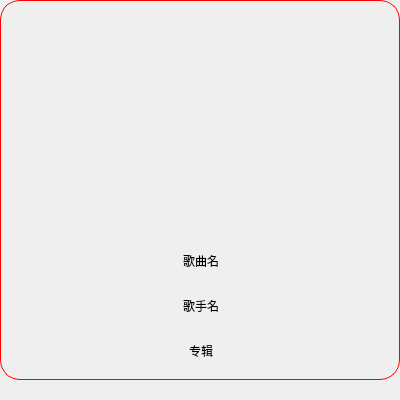
<?xml version="1.0" encoding="UTF-8"?>
<ui version="4.0">
 <class>MusicInfoWidgetClass</class>
 <widget class="QWidget" name="MusicInfoWidgetClass">
  <property name="geometry">
   <rect>
    <x>0</x>
    <y>0</y>
    <width>400</width>
    <height>400</height>
   </rect>
  </property>
  <property name="minimumSize">
   <size>
    <width>0</width>
    <height>0</height>
   </size>
  </property>
  <property name="maximumSize">
   <size>
    <width>16777215</width>
    <height>16777215</height>
   </size>
  </property>
  <property name="windowTitle">
   <string>MusicInfoWidget</string>
  </property>
  <property name="styleSheet">
   <string notr="true">#stacked_info
{
	border: 1px solid red;
	border-radius: 20px;
}
</string>
  </property>
  <layout class="QVBoxLayout" name="verticalLayout">
   <property name="spacing">
    <number>0</number>
   </property>
   <property name="leftMargin">
    <number>0</number>
   </property>
   <property name="topMargin">
    <number>0</number>
   </property>
   <property name="rightMargin">
    <number>0</number>
   </property>
   <property name="bottomMargin">
    <number>20</number>
   </property>
   <item>
    <widget class="QStackedWidget" name="stacked_info">
     <property name="font">
      <font>
       <family>Microsoft YaHei UI</family>
      </font>
     </property>
     <property name="currentIndex">
      <number>0</number>
     </property>
     <widget class="QWidget" name="page_music_info">
      <widget class="QLabel" name="label_image">
       <property name="geometry">
        <rect>
         <x>110</x>
         <y>45</y>
         <width>180</width>
         <height>180</height>
        </rect>
       </property>
       <property name="font">
        <font>
         <family>Microsoft YaHei UI</family>
        </font>
       </property>
       <property name="text">
        <string/>
       </property>
       <property name="scaledContents">
        <bool>true</bool>
       </property>
       <property name="alignment">
        <set>Qt::AlignCenter</set>
       </property>
       <property name="wordWrap">
        <bool>false</bool>
       </property>
      </widget>
      <widget class="QLabel" name="label_sound_name">
       <property name="geometry">
        <rect>
         <x>0</x>
         <y>250</y>
         <width>400</width>
         <height>20</height>
        </rect>
       </property>
       <property name="font">
        <font>
         <family>Microsoft YaHei UI</family>
        </font>
       </property>
       <property name="text">
        <string>歌曲名</string>
       </property>
       <property name="alignment">
        <set>Qt::AlignCenter</set>
       </property>
      </widget>
      <widget class="QLabel" name="label_singer">
       <property name="geometry">
        <rect>
         <x>0</x>
         <y>295</y>
         <width>400</width>
         <height>20</height>
        </rect>
       </property>
       <property name="font">
        <font>
         <family>Microsoft YaHei UI</family>
        </font>
       </property>
       <property name="text">
        <string>歌手名</string>
       </property>
       <property name="alignment">
        <set>Qt::AlignCenter</set>
       </property>
      </widget>
      <widget class="QLabel" name="label_album">
       <property name="geometry">
        <rect>
         <x>0</x>
         <y>340</y>
         <width>400</width>
         <height>20</height>
        </rect>
       </property>
       <property name="font">
        <font>
         <family>Microsoft YaHei UI</family>
        </font>
       </property>
       <property name="text">
        <string>专辑</string>
       </property>
       <property name="alignment">
        <set>Qt::AlignCenter</set>
       </property>
      </widget>
      <widget class="QLabel" name="label_background">
       <property name="geometry">
        <rect>
         <x>0</x>
         <y>0</y>
         <width>400</width>
         <height>400</height>
        </rect>
       </property>
       <property name="text">
        <string/>
       </property>
      </widget>
      <zorder>label_background</zorder>
      <zorder>label_image</zorder>
      <zorder>label_sound_name</zorder>
      <zorder>label_singer</zorder>
      <zorder>label_album</zorder>
     </widget>
    </widget>
   </item>
  </layout>
 </widget>
 <layoutdefault spacing="6" margin="11"/>
 <resources/>
 <connections/>
</ui>
